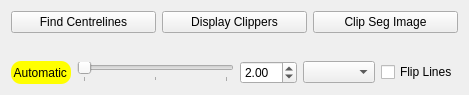
<?xml version="1.0" encoding="UTF-8"?>
<ui version="4.0">
 <class>AtrialScarClipperViewControls</class>
 <widget class="QWidget" name="AtrialScarClipperViewControls">
  <property name="geometry">
   <rect>
    <x>0</x>
    <y>0</y>
    <width>469</width>
    <height>95</height>
   </rect>
  </property>
  <property name="windowTitle">
   <string>QmitkTemplate</string>
  </property>
  <layout class="QVBoxLayout" name="verticalLayout">
   <item>
    <layout class="QHBoxLayout" name="horizontalLayout_1">
     <item>
      <widget class="QPushButton" name="button_1">
       <property name="text">
        <string>Find Centrelines</string>
       </property>
      </widget>
     </item>
     <item>
      <widget class="QPushButton" name="button_2">
       <property name="text">
        <string>Display Clippers</string>
       </property>
      </widget>
     </item>
     <item>
      <widget class="QPushButton" name="button_4">
       <property name="text">
        <string>Clip Seg Image</string>
       </property>
      </widget>
     </item>
    </layout>
   </item>
   <item>
    <widget class="QVTKWidget" name="widget_1" native="true">
     <property name="sizePolicy">
      <sizepolicy hsizetype="MinimumExpanding" vsizetype="MinimumExpanding">
       <horstretch>0</horstretch>
       <verstretch>0</verstretch>
      </sizepolicy>
     </property>
    </widget>
   </item>
   <item>
    <layout class="QHBoxLayout" name="horizontalLayout_2">
     <item>
      <widget class="QLabel" name="label">
       <property name="styleSheet">
        <string notr="true">border-width: 1px;
border-color: black;
border-radius: 10px;
background-color: yellow;</string>
       </property>
       <property name="text">
        <string> Automatic </string>
       </property>
      </widget>
     </item>
     <item>
      <widget class="QSlider" name="slider">
       <property name="maximum">
        <number>2</number>
       </property>
       <property name="orientation">
        <enum>Qt::Horizontal</enum>
       </property>
       <property name="tickPosition">
        <enum>QSlider::TicksBelow</enum>
       </property>
      </widget>
     </item>
     <item>
      <widget class="QDoubleSpinBox" name="spinBox">
       <property name="minimum">
        <double>1.000000000000000</double>
       </property>
       <property name="maximum">
        <double>20.000000000000000</double>
       </property>
       <property name="singleStep">
        <double>0.020000000000000</double>
       </property>
       <property name="value">
        <double>2.000000000000000</double>
       </property>
      </widget>
     </item>
     <item>
      <widget class="QComboBox" name="comboBox"/>
     </item>
     <item>
      <widget class="QCheckBox" name="checkBox">
       <property name="text">
        <string>Flip Lines</string>
       </property>
      </widget>
     </item>
    </layout>
   </item>
  </layout>
 </widget>
 <layoutdefault spacing="6" margin="11"/>
 <customwidgets>
  <customwidget>
   <class>QVTKWidget</class>
   <extends>QWidget</extends>
   <header>QVTKWidget.h</header>
   <container>1</container>
  </customwidget>
 </customwidgets>
 <resources/>
 <connections/>
</ui>
